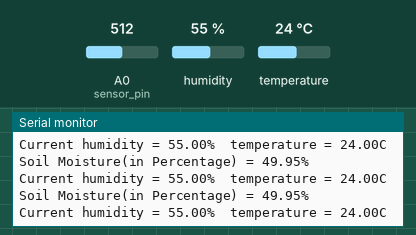
The sketch below on a simulated Arduino Uno, built with avr-gcc and run on an emulated ATmega328P. On the bench: the last lines printed to the serial monitor. The test bench sets the inputs (shaded band); at power-on: A0 (sensor_pin) = 512, humidity 55 %, temperature 24 °C.

Above: at 4.9 s.
5.0 s: A0 (sensor_pin) set to 911
At 5.0 s:
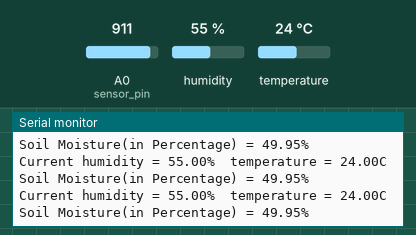
11.1 s: A0 (sensor_pin) set to 937
At 11.8 s:
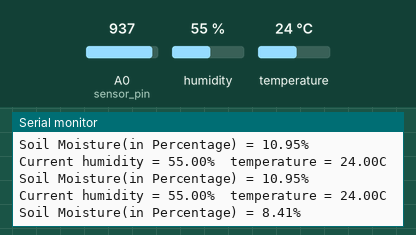
Timing chart, 0 to 14.1 s (numbered marks = the images above; inputs shaded):
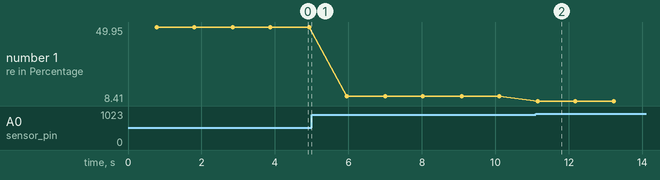

The sketch:

ESP8266_With_DHT11.ino
```cpp
#include "DHT.h"        // including the library of DHT11 temperature and humidity sensor
#define DHTTYPE DHT11   // DHT 11

#define dht_dpin 0

const int sensor_pin = A0;  /* Connect Soil moisture analog sensor pin to A0 of NodeMCU */

DHT dht(dht_dpin, DHTTYPE);
void setup(void)
{
  dht.begin();
  Serial.begin(9600);
  Serial.println("Humidity and temperature\n\n");
  delay(700);

}
void loop()
{
    float h = dht.readHumidity();
    float t = dht.readTemperature();
    float moisture_percentage;

    /* Code section for DHT11 */
    Serial.print("Current humidity = ");
    Serial.print(h);
    Serial.print("%  ");
    Serial.print("temperature = ");
    Serial.print(t);
    Serial.println("C  ");
    //delay(800);

    /* Code section for Moisture sensor*/
    moisture_percentage = ( 100.00 - ( (analogRead(sensor_pin)/1023.00) * 100.00 ) );
    Serial.print("Soil Moisture(in Percentage) = ");
    Serial.print(moisture_percentage);
    Serial.println("%");

    delay(1000);
}
```

Measured:
- after the input at 11.1 s, the serial monitor: prints a new line after 0.05 s (image 2)
- plotted number 1: 49.95 → 10.95 after the input at 5.0 s, 10.95 → 8.41 after the input at 11.1 s
